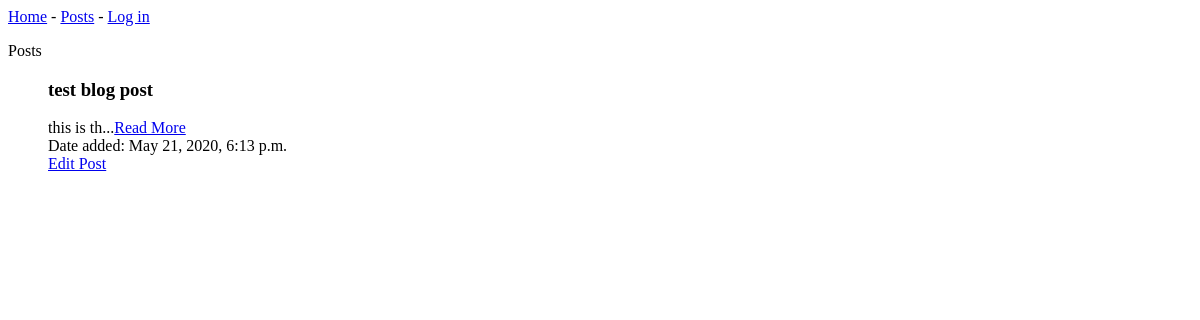
The app's page /posts/, older data.
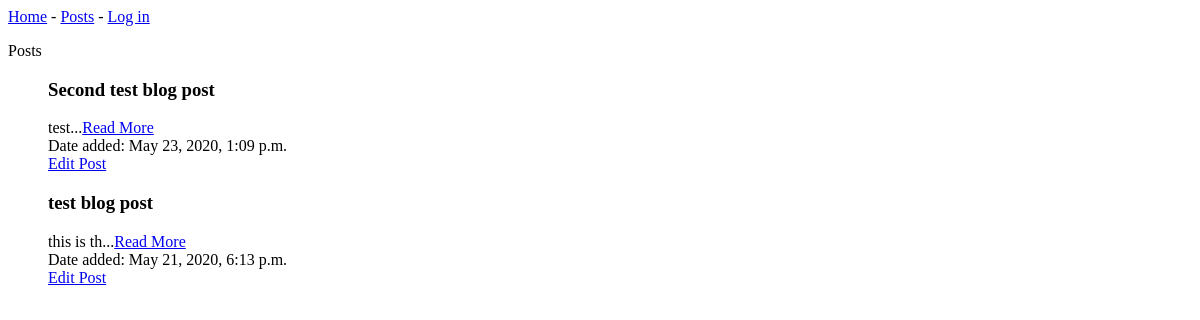
The same page, newer data.
### blogs/models.py (models this page shows, shortened)
class BlogPost(models.Model):
    date_added = models.DateTimeField(auto_now_add=True)
    title = models.CharField(max_length=64, unique=True)
    text = models.TextField(max_length=400)

### blogs/views.py (the view)
# urls.py: path('posts/', views.posts, name='posts'),
def posts(request):
    posts = BlogPost.objects.order_by('-date_added')
    context = {'posts': posts}
    return render(request, 'blogs/posts.html', context)

### blogs/templates/blogs/posts.html
{% extends "blogs/base.html" %}
{% block content %}
<p>Posts</p>
<ul>
    {% for post in posts %}
    <div class="panel panel-default">
      <div class="panel-heading">
        <h3>
          {{ post.title }}
        </h3>
      </div>
      <div class="panel-body">
        {{post.text|slice:":10"}}...<a href="{% url 'blogs:post' post.id %}">Read More</a>
        <br>
        Date added: {{ post.date_added }}
        <br>
        <a href="{% url 'blogs:edit_post' post.id %}">Edit Post</a>
      </div>
    </div>
  {% empty %}
    There are no entries yet.
  {% endfor %}
</ul>
{% endblock content %}

Row changes from the older to the newer data that the page shows:
added BlogPost: title "Second test blog post", text "test", date_added "May 23, 2020, 1:09 p.m."
